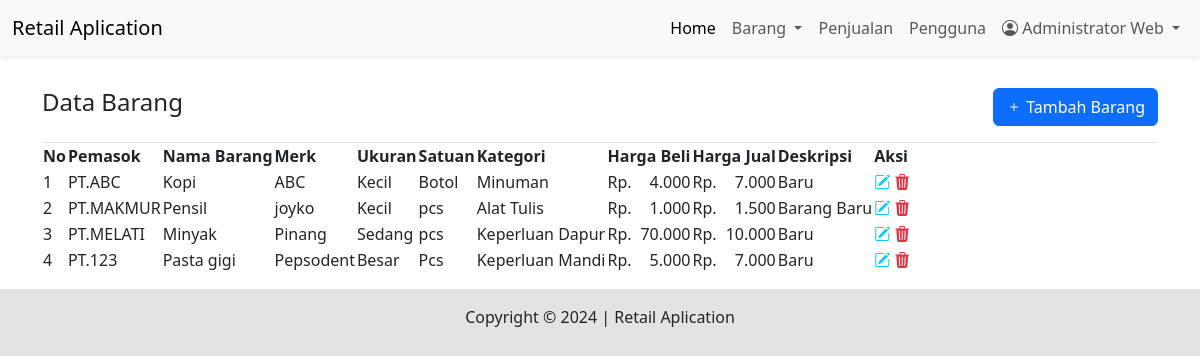
The app's page /dashboard.php?modul=barang (signed in) with its own data.
### tables this page shows
CREATE TABLE IF NOT EXISTS `barang` (
  `id_barang` int NOT NULL AUTO_INCREMENT,
  `id_pemasok` int NOT NULL,
  `nama_barang` varchar(50) NOT NULL,
  `merk` varchar(50) NOT NULL,
  `ukuran` varchar(50) NOT NULL,
  `satuan` varchar(50) NOT NULL,
  `id_kategori` int NOT NULL,
  `harga_beli` int NOT NULL,
  `harga_jual` int NOT NULL,
  `deskripsi_barang` varchar(50) NOT NULL,
  PRIMARY KEY (`id_barang`),
  KEY `FK_barang_pemasok` (`id_pemasok`),
  KEY `FK_barang_kategori` (`id_kategori`),
  CONSTRAINT `FK_barang_kategori` FOREIGN KEY (`id_kategori`) REFERENCES `kategori` (`id_kategori`),
  CONSTRAINT `FK_barang_pemasok` FOREIGN KEY (`id_pemasok`) REFERENCES `pemasok` (`id_pemasok`)
);

CREATE TABLE IF NOT EXISTS `pemasok` (
  `id_pemasok` int NOT NULL AUTO_INCREMENT,
  `nama_pemasok` varchar(50) NOT NULL,
  `alamat` varchar(50) NOT NULL,
  `telepon` char(20) NOT NULL,
  `status` tinyint(1) NOT NULL DEFAULT '1',
  PRIMARY KEY (`id_pemasok`)
);

CREATE TABLE IF NOT EXISTS `kategori` (
  `id_kategori` int NOT NULL AUTO_INCREMENT,
  `nama_kategori` char(25) NOT NULL,
  `status` tinyint(1) NOT NULL DEFAULT '1',
  PRIMARY KEY (`id_kategori`)
);

### modul/barang/index.php (the view, shortened to what this page needs)
<div class="border-bottom d-flex justify-content-between py-3">
    <h4>Data Barang</h4>
    <button class="btn btn-primary" data-bs-toggle="modal" data-bs-target="#modalTambah"><i class="bi bi-plus"></i> Tambah Barang</button>
</div>
<table id="myTable">
    <thead>
        <th>No</th>
        <th>Pemasok</th>
        <th>Nama Barang</th>
        <th>Merk</th>
        <th>Ukuran</th>
        <th>Satuan</th>
        <th>Kategori</th>
        <th>Harga Beli</th>
        <th>Harga Jual</th>
        <th>Deskripsi</th>
        <th>Aksi</th>
    </thead>
    <tbody>
        <?php
        $sql_barang = "SELECT * FROM barang a INNER JOIN pemasok b ON a.id_pemasok=b.id_pemasok INNER JOIN kategori c ON a.id_kategori = c.id_kategori ORDER BY a.id_barang ASC";
        $result_barang = $mysqli->query($sql_barang);
        $no = 0;
        while($row_barang = $result_barang->fetch_assoc()){
            $no++;
        ?>
            <tr>
                <td><?= $no;?></td>
                <td><?= $row_barang['nama_pemasok'];?></td>
                <td><?= $row_barang['nama_barang'];?></td>
                <td><?= $row_barang['merk'];?></td>
                <td><?= $row_barang['ukuran'];?></td>
                <td><?= $row_barang['satuan'];?></td>
                <td><?= $row_barang['nama_kategori'];?></td>
                <td>
                    <div class="d-flex justify-content-between">
                        <span>Rp. </span>
                        <span><?= number_format($row_barang['harga_beli'],0,',','.');?></span>
                    </div>
                </td>
                <td>
                    <div class="d-flex justify-content-between">
                        <span>Rp. </span>
                        <span><?= number_format($row_barang['harga_jual'],0,',','.');?></span>
                    </div>
                </td>
                <td><?= $row_barang['deskripsi_barang'];?></td>
                <td>
                    <a href="" data-bs-toggle="modal" data-bs-target="#modalEdit<?= $row_barang['id_barang'];?>" class="text-info"><i class="bi bi-pencil-square"></i></a>
                    <a href="" data-bs-toggle="modal" data-bs-target="#modalHapus<?= $row_barang['id_barang'];?>" class="text-danger"><i class="bi bi-trash3-fill"></i></a>
                </td>
            </tr>
        <?php
        }
        ?>
    </tbody>
</table>

### dashboard.php (shortened to what this page needs)
<?php
include "koneksi.php";
if(!isset($_SESSION['login'])){
  header('location:index.php');
}else{
?>
<!doctype html>
<html lang="en">
  <head>
    <link href="https://cdn.jsdelivr.net/npm/bootstrap@5.3.3/dist/css/bootstrap.min.css" rel="stylesheet">
    <link rel="stylesheet" href="https://cdn.jsdelivr.net/npm/bootstrap-icons@1.11.3/font/bootstrap-icons.min.css">
    <link rel="stylesheet" href="https://cdn.datatables.net/2.1.8/css/dataTables.dataTables.css" />
  </head>
  <body class="bg-secondary-subtle">
  <nav class="navbar navbar-expand-lg bg-body-tertiary shadow-sm">
      <div class="container-fluid">
        <a class="navbar-brand" href="#">Retail Aplication</a>
        <div class="collapse navbar-collapse" id="navbarNavDropdown">
              <ul class="navbar-nav ms-auto">
                  <li class="nav-item">
                      <a class="nav-link active" aria-current="page" href="?modul=home">Home</a>
                  </li>
                  <li class="nav-item dropdown">
                      <a class="nav-link dropdown-toggle" href="#" role="button" data-bs-toggle="dropdown" aria-expanded="false">
                    Barang
                  </a>
                </li>
                  <li class="nav-item">
                      <a class="nav-link" href="?modul=penjualan">Penjualan</a>
                  </li>
                  <li class="nav-item">
                      <a class="nav-link" href="?modul=pengguna">Pengguna</a>
                  </li>
                  <li class="nav-item dropdown">
                      <a class="nav-link dropdown-toggle" href="#" role="button" data-bs-toggle="dropdown" aria-expanded="false">
                            <i class="bi bi-person-circle"></i>
                            <?= $_SESSION['nama_lengkap']; ?>
                  </a>
                </li>
              </ul>
        </div>
      </div>
  </nav>
  <div class="container-fluid py-3 bg-white shaodow-sm">
    <div class="container">
        <?php
        if(isset($_GET['modul'])){
          if($_GET['modul']=="home"){
              include "home.php";
          }elseif($_GET['modul']=="barang"){
              include "modul/barang/index.php";
          }elseif($_GET['modul']=="persediaan"){
              include "modul/persediaan/index.php";
          }elseif($_GET['modul']=="penjualan"){
              include "modul/penjualan/index.php";
          }elseif($_GET['modul']=="pengguna"){
              include "modul/pengguna/index.php";
          }elseif($_GET['modul']=="profile"){
              include "modul/profile/index.php";
          }elseif($_GET['modul']=="kategori"){
              include "modul/kategori/index.php";
          }elseif($_GET['modul']=="pemasok"){
              include "modul/pemasok/index.php";
          }else{
              include "home.php";
          }
        }else{
          include "home.php";
        }
        ?>
    </div>
  </div>
  <div class="text-center py-3">
    <span>Copyright &copy; 2024 | Retail Aplication</span>
  </div>
  </body>
</html>
<?php
}
?>

### records on screen
barang: id_pemasok.nama_pemasok "PT.ABC", nama_barang "Kopi", merk "ABC", ukuran "Kecil", satuan "Botol", id_kategori.nama_kategori "Minuman", harga_beli "4.000", harga_jual "7.000", deskripsi_barang "Baru"
barang: id_pemasok.nama_pemasok "PT.MAKMUR", nama_barang "Pensil", merk "joyko", ukuran "Kecil", satuan "pcs", id_kategori.nama_kategori "Alat Tulis", harga_beli "1.000", harga_jual "1.500", deskripsi_barang "Barang Baru"
barang: id_pemasok.nama_pemasok "PT.MELATI", nama_barang "Minyak", merk "Pinang", ukuran "Sedang", satuan "pcs", id_kategori.nama_kategori "Keperluan Dapur", harga_beli "70.000", harga_jual "10.000", deskripsi_barang "Baru"
barang: id_pemasok.nama_pemasok "PT.123", nama_barang "Pasta gigi", merk "Pepsodent", ukuran "Besar", satuan "Pcs", id_kategori.nama_kategori "Keperluan Mandi", harga_beli "5.000", harga_jual "7.000", deskripsi_barang "Baru"

### other values on screen
$_SESSION['nama_lengkap'] "Administrator Web"
